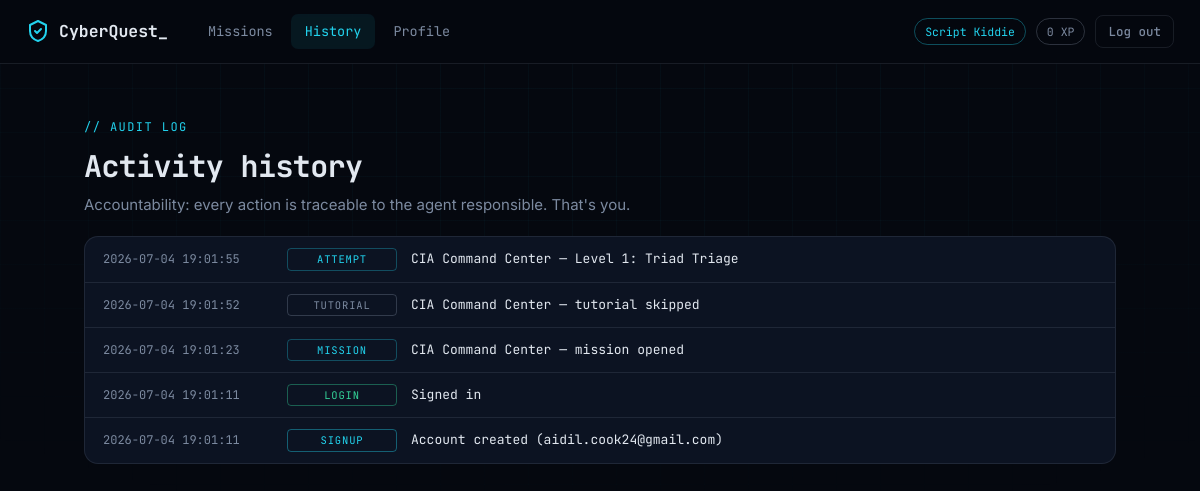
Screenshot of /history (signed in) with the database file from the repository.
### tables this page shows
CREATE TABLE activity (
            id        INTEGER PRIMARY KEY AUTOINCREMENT,
            user_id   INTEGER NOT NULL REFERENCES users(id) ON DELETE CASCADE,
            action    TEXT NOT NULL,
            detail    TEXT,
            timestamp TEXT NOT NULL
        );

### app.py (the view)
@app.route("/history")
@login_required
def history():
    user = current_user()
    stats = user_stats(user["id"])
    db = get_db()
    rows = db.execute(
        "SELECT action, detail, timestamp FROM activity"
        " WHERE user_id = ? ORDER BY id DESC LIMIT 200",
        (user["id"],),
    ).fetchall()
    return render_template("history.html", user=user, stats=stats, entries=rows)

### app.py (called while the page is built)
def get_db():
    if "db" not in g:
        g.db = sqlite3.connect(DB_PATH)
        g.db.row_factory = sqlite3.Row
        g.db.execute("PRAGMA foreign_keys = ON")
    return g.db

def login_required(view):
    @wraps(view)
    def wrapped(*args, **kwargs):
        if "user_id" not in session:
            if request.path.startswith("/api/"):
                return jsonify(error="Not authenticated"), 401
            return redirect(url_for("login"))
        return view(*args, **kwargs)
    return wrapped

def current_user():
    db = get_db()
    return db.execute(
        "SELECT * FROM users WHERE id = ?", (session["user_id"],)
    ).fetchone()

### templates/history.html (shortened to what this page needs)
{% extends "base.html" %}
{% set active = 'history' %}
{% block nav %}{% include "_nav.html" %}{% endblock %}
{% block content %}
<header class="page-head">
  <div>
    <p class="eyebrow">// Audit log</p>
    <h1>Activity history</h1>
    <p class="muted">Accountability: every action is traceable to the agent responsible. That's you.</p>
  </div>
</header>
{% if entries %}
<div class="log-table">
  {% for e in entries %}
  <div class="log-row log-{{ e.action }}">
    <span class="log-time">{{ e.timestamp }}</span>
    <span class="log-badge">{{ {'login':'LOGIN','logout':'LOGOUT','signup':'SIGNUP','profile':'PROFILE','level':'LEVEL ✓','game_start':'MISSION','level_start':'ATTEMPT','tutorial':'TUTORIAL'}.get(e.action, e.action | upper) }}</span>
    <span class="log-detail">{{ e.detail }}</span>
  </div>
  {% endfor %}
</div>
{% else %}
<div class="panel empty-state">
  <p>No activity recorded yet. Go play a mission — this log fills itself.</p>
</div>
{% endif %}
{% endblock %}

### templates/base.html (shortened to what this page needs)
<!doctype html>
<html lang="en">
<head>
<link rel="stylesheet" href="{{ url_for('static', filename='css/style.css') }}">
</head>
<body class="{% block bodyclass %}{% endblock %}">
{% block nav %}{% endblock %}
<main class="{% block mainclass %}container{% endblock %}">
{% block content %}{% endblock %}
</main>
</body>
</html>

### templates/_nav.html
<nav class="topnav">
  <a class="brand" href="{{ url_for('dashboard') }}">
    <svg viewBox="0 0 24 24" fill="none" stroke="currentColor" stroke-width="2" stroke-linecap="round" stroke-linejoin="round"><path d="M12 2l8 4v6c0 5-3.5 8.5-8 10-4.5-1.5-8-5-8-10V6z"/><path d="M9 12l2 2 4-4"/></svg>
    <span>CyberQuest<span class="blink">_</span></span>
  </a>
  <div class="navlinks">
    <a href="{{ url_for('dashboard') }}" class="{{ 'active' if active == 'dashboard' }}">Missions</a>
    <a href="{{ url_for('history') }}" class="{{ 'active' if active == 'history' }}">History</a>
    <a href="{{ url_for('profile') }}" class="{{ 'active' if active == 'profile' }}">Profile</a>
  </div>
  <div class="navuser">
    <span class="rank-chip" title="Rank">{{ stats.rank }}</span>
    <span class="xp-chip" title="Total XP">{{ stats.xp }} XP</span>
    <a class="btn btn-ghost btn-sm" href="{{ url_for('logout') }}">Log out</a>
  </div>
</nav>

### static/css/style.css (style rules this page uses)
:root { --bg: #05080f; --bg-soft: #0a0f1c; --panel: #0c1322; --panel-2: #101a2e; --line: rgba(148, 163, 184, 0.14); --line-strong: rgba(148, 163, 184, 0.28); --text: #e2e8f0; --muted: #7c8aa0; --accent: #22d3ee; --green: #34d399; --red: #f87171; --amber: #fbbf24; --violet: #a78bfa; --mono: 'JetBrains Mono', 'Consolas', 'Courier New', monospace; --sans: 'Inter', 'Segoe UI', system-ui, sans-serif; --radius: 12px; --shadow: 0 10px 40px rgba(0, 0, 0, 0.45); }
* { box-sizing: border-box; margin: 0; padding: 0; }
html { color-scheme: dark; }
body { background: var(--bg); color: var(--text); font-family: var(--sans); font-size: 15px; line-height: 1.55; min-height: 100vh; -webkit-font-smoothing: antialiased; }
h1, h2, h3 { font-family: var(--mono); letter-spacing: -0.02em; }
a { color: var(--accent); text-decoration: none; }
.muted { color: var(--muted); }
.container { max-width: 1080px; margin: 0 auto; padding: 28px 24px 80px; }
.eyebrow { font-family: var(--mono); font-size: 12px; color: var(--accent); text-transform: uppercase; letter-spacing: 0.12em; margin-bottom: 6px; }
.blink { animation: blink 1.1s steps(1) infinite; }
.btn { display: inline-flex; align-items: center; gap: 8px; font-family: var(--mono); font-size: 14px; font-weight: 500; padding: 10px 20px; border-radius: 8px; border: 1px solid var(--line-strong); background: transparent; color: var(--text); cursor: pointer; transition: all 0.15s ease; user-select: none; }
.btn-ghost { border-color: var(--line); color: var(--muted); }
.btn-sm { padding: 6px 12px; font-size: 12.5px; }
.topnav { display: flex; align-items: center; gap: 26px; padding: 14px 26px; border-bottom: 1px solid var(--line); background: rgba(5, 8, 15, 0.85); backdrop-filter: blur(12px); position: sticky; top: 0; z-index: 50; }
.brand { display: flex; align-items: center; gap: 9px; font-family: var(--mono); font-weight: 700; font-size: 16.5px; color: var(--text); }
.brand svg { width: 24px; height: 24px; color: var(--accent); }
.navlinks { display: flex; gap: 4px; flex: 1; }
.navlinks a { font-family: var(--mono); font-size: 13.5px; color: var(--muted); padding: 7px 14px; border-radius: 7px; transition: all 0.15s; }
.navlinks a.active { color: var(--accent); background: rgba(34, 211, 238, 0.08); }
.navuser { display: flex; align-items: center; gap: 10px; }
.rank-chip, .xp-chip { font-family: var(--mono); font-size: 11.5px; padding: 4px 10px; border-radius: 20px; border: 1px solid var(--line-strong); color: var(--muted); white-space: nowrap; }
.rank-chip { color: var(--accent); border-color: rgba(34, 211, 238, 0.35); }
.page-head { display: flex; align-items: flex-end; justify-content: space-between; gap: 24px; margin: 26px 0 20px; flex-wrap: wrap; }
.page-head h1 { font-size: 30px; margin-bottom: 4px; }
.log-table { background: var(--panel); border: 1px solid var(--line); border-radius: 14px; overflow: hidden; font-family: var(--mono); }
.log-row { display: grid; grid-template-columns: 170px 110px 1fr; gap: 14px; padding: 11px 18px; border-bottom: 1px solid var(--line); font-size: 13px; align-items: baseline; }
.log-row:last-child { border-bottom: none; }
.log-time { color: var(--muted); font-size: 12px; }
.log-badge { font-size: 10.5px; letter-spacing: 0.08em; padding: 2px 8px; border-radius: 4px; text-align: center; border: 1px solid var(--line-strong); color: var(--muted); }
.log-login .log-badge { color: var(--green); border-color: rgba(52, 211, 153, 0.4); }
.log-signup .log-badge { color: var(--accent); border-color: rgba(34, 211, 238, 0.4); }
.log-game_start .log-badge, .log-level_start .log-badge { color: var(--accent); border-color: rgba(34, 211, 238, 0.3); }
.log-detail { color: var(--text); }

### rows the page displays
activity: timestamp "2026-07-04 19:01:55", action "ATTEMPT", detail "CIA Command Center — Level 1: Triad Triage"
activity: timestamp "2026-07-04 19:01:52", action "TUTORIAL", detail "CIA Command Center — tutorial skipped"
activity: timestamp "2026-07-04 19:01:23", action "MISSION", detail "CIA Command Center — mission opened"
activity: timestamp "2026-07-04 19:01:11", action "LOGIN", detail "Signed in"
activity: timestamp "2026-07-04 19:01:11", action "SIGNUP", detail "Account created (aidil.cook24@gmail.com)"

### other values shown
{{ stats.rank }} "Script Kiddie"
{{ stats.xp }} "0"
